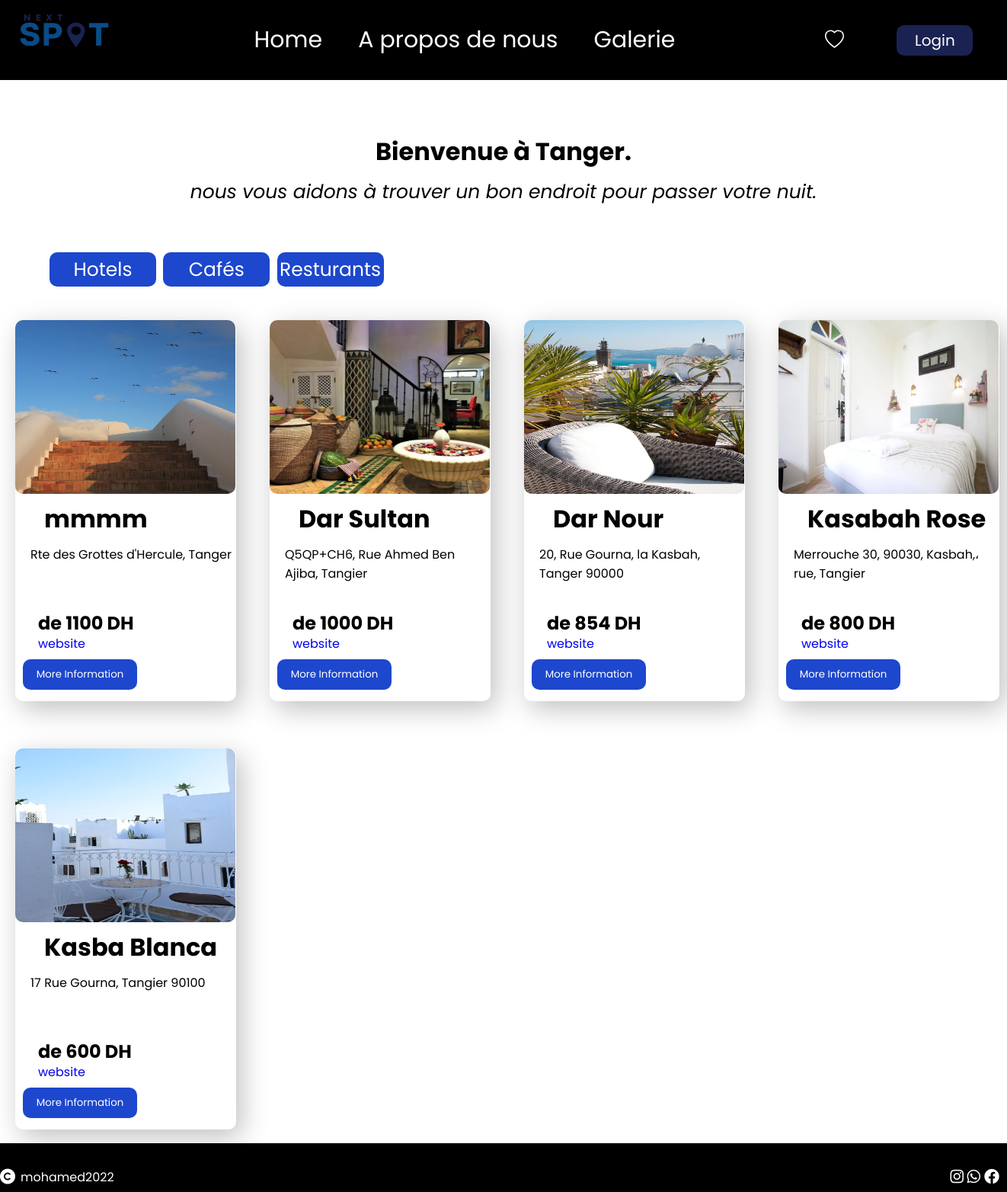
/publication.php?catégorie=2, run on the app's committed database.
### tables this page shows
CREATE TABLE `images` (
  `IdImage` int(5) NOT NULL,
  `image` varchar(500) DEFAULT NULL,
  `Id` int(10) DEFAULT NULL,
  `image1` varchar(50) DEFAULT NULL,
  `image2` varchar(50) DEFAULT NULL,
  `image3` varchar(50) DEFAULT NULL,
  `image4` varchar(50) DEFAULT NULL
);

CREATE TABLE `publication` (
  `Id` int(10) NOT NULL,
  `IdCatégorie` int(10) DEFAULT NULL,
  `libelle` varchar(100) DEFAULT NULL,
  `Description` varchar(900) DEFAULT NULL,
  `Telephone` varchar(20) DEFAULT NULL,
  `website` varchar(500) DEFAULT NULL,
  `Adresse` varchar(500) DEFAULT NULL,
  `Prix` varchar(20) DEFAULT NULL
);

### publication.php (the view, shortened to what this page needs)
<?php
include "connection.php";
$getcatégorie=$_GET['catégorie'];
$selectData= $connect->prepare("SELECT *  FROM publication INNER JOIN images ON publication.Id=images.id
where idCatégorie ='$getcatégorie'");
$selectData->execute();
?>
<!DOCTYPE html>
<html lang="en">
<head>
    <link rel="stylesheet" href="Publication.css">
</head>
<body>
<section class="section" id="section">
<?php include "Navbar.php";?>
</section>
        <h1 class="bienvenueATanger">Bienvenue à Tanger.</h1>
           <p id="bienvenueATanger">nous vous aidons à trouver un bon endroit pour passer votre nuit.</p>
        <div class="filtre">
        <input class="buttonPourFltr" type="button" value="Hotels" onclick="changeItems(i=2)">
        <input class="buttonPourFltr" type="button" value="Cafés" onclick="changeItems(i=1)">
        <input class="buttonPourFltr" type="button" value="Resturants" onclick="changeItems(i=3)">
    </div>
            <div class="publications">
            <?php
             foreach($selectData as $resulte){
             echo'
            <div class="publication">
                <img src="images/'.$resulte["image1"].'" class="leMirage2">
                <form method="post" action="detailPublication.php?Publication='.$resulte["Id"].'">
                <button name="MoreInformation" class="MoreInformation">More Information</button>
                </form>
                <h1 class="lebille">'.$resulte["libelle"].'</h1>
                <h2 class="prix"> de '.$resulte["Prix"].' DH</h2>
                <p class="adresse">'.$resulte["Adresse"].'</p>
                <a class="lien" href="'.$resulte["website"].'">website</a>
            </div>
            ';
             }?></div>
             <?php include('footer.php');?>
</body>
</html>

### Navbar.php (shortened to what this page needs)
<!DOCTYPE html>
<html lang="en">
<head>
    <link rel="stylesheet" href="navbar.css">
</head>
<body>
            <nav class="header navBar" id="navBar">
                <a  class="linkLogo" href="homePage.php"><img class="logo" src="images/Spot.png" alt=""></a>
                    <div id="divLinks">
                        <a class="Links" id="Links" href="homePage.php">Home</a>
                        <a class="Links" id="Links" href="#divApropreNous"> A propos de nous</a>
                        <a class="Links" id="Links" href="gallery.php">Galerie</a>
                    </div>
                    <div class="divNavBar" id="divNavBar">
                            <a class="favoris" id="favoris" href="favorit.php">
                            </a>
                           <?php
                            if (isset($_SESSION['name'])){
                                echo '
                                <p class="fullname" id="fullname">'.$_SESSION['name'].' '.$_SESSION[ 'Prenom'].'</p>
                                <button type="submit" name="login" class="login" id="login">
                                <a href="logout.php" id="loginLink">Logout</a>
                                ';
                            }
                               else {
                                echo ' <button type="submit" name="login" class="login" id="login">
                                <a href="login.php" id="loginLink">Login</a>
                                ';
                            }
                           ?>
                    </div>
            </nav>
</body>
</html>

### footer.php (shortened to what this page needs)
<!DOCTYPE html>
<html lang="en">
<head>
<link rel="stylesheet" href="https://cdnjs.cloudflare.com/ajax/libs/font-awesome/6.1.1/css/all.min.css" />
    <link rel="stylesheet" href="Navbar.css">
</head>
<body>
    <footer class="footer">
    <i class="fa-solid fa-copyright copyRight"></i>
    <p id="copyRight">mohamed2022</p>
    <i class="fa-brands fa-facebook facebook"></i>
    <i class="fa-brands fa-whatsapp whatsapp"></i>
    <i class="fa-brands fa-instagram instagram"></i>
    </footer>
</body>
</html>

### Publication.css (style rules this page uses)
* { margin: 0px; padding: 0px; text-decoration: none; font-family: 'Poppins' }
.section { background-color: black; margin-bottom: 70px; }
.bienvenueATanger { margin: 10px; text-align: center; }
#bienvenueATanger { font-style: oblique; font-size: 25px; margin: 10px; text-align: center; }
.filtre { margin: 60px 0px 0px 60px; }
.buttonPourFltr { margin-left: 5px; width: 140px; height: 45px; background-color: #1D47CD; color: #fff; font-size: 25px; border-radius: 10px; border: none; }
.publication { position:relative; width: 290px; border-radius:10px; height: 500px; margin: 44px 24px 18px 20px; box-shadow: 7px 10px 35px rgba(0, 0, 0, 0.25); cursor: pointer; }
.leMirage2 { position: absolute; width: 289px; height: 228px; left: 0px; top: 0px; border-radius: 10px; }
.MoreInformation { position: absolute; width:150px; height:40px; top: 445px; left: 10px; background-color: #1D47CD; border: none; border-radius:10px; color: #fff; cursor: pointer; }
.lebille { position: absolute; left: 38px; top: 237px; }
.prix { position: absolute; left: 30px; top: 380px; }
.adresse { position: absolute; top: 295px; left:20px ; }
.lien { position: absolute; left: 30px; top: 412px; }
.publications { display: grid; grid-template-columns: repeat(4,1fr); }

### Navbar.css (style rules this page uses)
* { margin: 0px; padding: 0px; text-decoration: none; font-family: 'Poppins' }
.navBar { display: grid; grid-template-columns: 300px auto auto; font-size: 30px; margin: 0px 10px; }
.logo { width: 150px; height: 60px; size: 30px; margin-top: 10px; }
#divLinks { display: flex; font-size: 25px; margin: 30px 0px; text-align: center; width: 550px; justify-content: space-around; min-width: 600px; }
#Links { position: relative; color: rgb(255, 255, 255); text-align: center; font-size: 30px; }
#Links:after { content: ""; position: absolute; background-color: #1A2252; height: 3px; width: 0; left: 0px; bottom: -10px; transition: 0.2s; }
.divNavBar { display: flex; justify-content: space-around; text-align: center; align-items: center; font-size: 25px; text-decoration:none; }
#divNavBar { text-decoration: none; }
#favoris { margin-top: 10px; color: white; }
.login { background-color: #1A2252; text-align: center; border-radius:10px; border: none; width:100px; height: 40px; }
#loginLink { text-decoration: none; color:#ffffff; font-size: 20px; }
.footer { position: relative; background-color: black; height: 8vh; width: auto; }
.copyRight { position: absolute; color: white; font-size: 20px; bottom: 10px; }
#copyRight { color: white; position: absolute; bottom: 7px; left: 27px; }
.facebook { position: absolute; color: #ffffff; font-size: 20px; right: 10px; bottom: 10px; }
.whatsapp { position: absolute; color: #ffffff; font-size: 20px; right: 35px; bottom: 10px; }
.instagram { position: absolute; color: #ffffff; font-size: 20px; right: 57px; bottom: 10px; }

### data on the page
images: image1 (picture), publication.libelle "mmmm", publication.Prix "1100", publication.Adresse "Rte des Grottes d'Hercule, Tanger"
images: image1 (picture), publication.libelle "Dar Sultan", publication.Prix "1000", publication.Adresse "Q5QP+CH6, Rue Ahmed Ben Ajiba, Tangier"
images: image1 (picture), publication.libelle "Dar Nour", publication.Prix "854", publication.Adresse "20, Rue Gourna, la Kasbah, Tanger 90000"
images: image1 (picture), publication.libelle "Kasabah Rose", publication.Prix "800", publication.Adresse "Merrouche 30, 90030, Kasbah,، rue, Tangier"
images: image1 (picture), publication.libelle "Kasba Blanca", publication.Prix "600", publication.Adresse "17 Rue Gourna, Tangier 90100"
